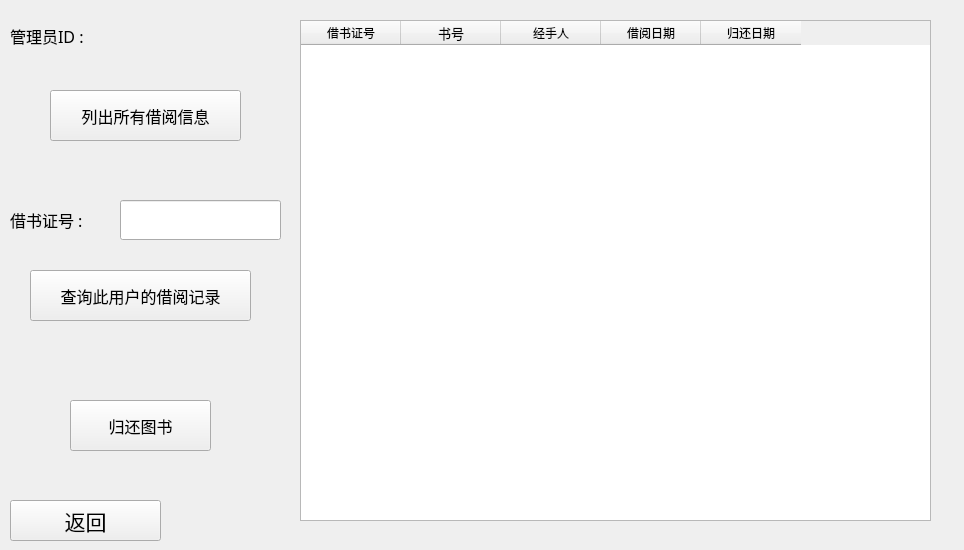
<?xml version="1.0" encoding="UTF-8"?>
<ui version="4.0">
 <class>ReturnBook</class>
 <widget class="QWidget" name="ReturnBook">
  <property name="geometry">
   <rect>
    <x>0</x>
    <y>0</y>
    <width>964</width>
    <height>550</height>
   </rect>
  </property>
  <property name="windowTitle">
   <string>归还书籍</string>
  </property>
  <widget class="QTableWidget" name="BookTable">
   <property name="geometry">
    <rect>
     <x>300</x>
     <y>20</y>
     <width>631</width>
     <height>501</height>
    </rect>
   </property>
   <property name="font">
    <font>
     <family>宋体</family>
     <pointsize>9</pointsize>
    </font>
   </property>
   <property name="lineWidth">
    <number>2</number>
   </property>
   <property name="showGrid">
    <bool>true</bool>
   </property>
   <property name="sortingEnabled">
    <bool>true</bool>
   </property>
   <column>
    <property name="text">
     <string>借书证号</string>
    </property>
   </column>
   <column>
    <property name="text">
     <string>书号</string>
    </property>
    <property name="font">
     <font>
      <family>宋体</family>
      <pointsize>10</pointsize>
     </font>
    </property>
   </column>
   <column>
    <property name="text">
     <string>经手人</string>
    </property>
   </column>
   <column>
    <property name="text">
     <string>借阅日期</string>
    </property>
   </column>
   <column>
    <property name="text">
     <string>归还日期</string>
    </property>
   </column>
  </widget>
  <widget class="QPushButton" name="listallborrowhistorybutton">
   <property name="geometry">
    <rect>
     <x>50</x>
     <y>90</y>
     <width>191</width>
     <height>51</height>
    </rect>
   </property>
   <property name="font">
    <font>
     <family>宋体</family>
     <pointsize>12</pointsize>
    </font>
   </property>
   <property name="text">
    <string>列出所有借阅信息</string>
   </property>
  </widget>
  <widget class="QLabel" name="cnolabel">
   <property name="geometry">
    <rect>
     <x>10</x>
     <y>200</y>
     <width>101</width>
     <height>40</height>
    </rect>
   </property>
   <property name="font">
    <font>
     <family>宋体</family>
     <pointsize>12</pointsize>
    </font>
   </property>
   <property name="text">
    <string>借书证号 :</string>
   </property>
  </widget>
  <widget class="QLineEdit" name="cno_line">
   <property name="geometry">
    <rect>
     <x>120</x>
     <y>200</y>
     <width>161</width>
     <height>40</height>
    </rect>
   </property>
  </widget>
  <widget class="QPushButton" name="searchcnoborrowhistorybutton">
   <property name="geometry">
    <rect>
     <x>30</x>
     <y>270</y>
     <width>221</width>
     <height>51</height>
    </rect>
   </property>
   <property name="font">
    <font>
     <family>宋体</family>
     <pointsize>12</pointsize>
    </font>
   </property>
   <property name="text">
    <string>查询此用户的借阅记录</string>
   </property>
  </widget>
  <widget class="QPushButton" name="returnbookbutton">
   <property name="geometry">
    <rect>
     <x>70</x>
     <y>400</y>
     <width>141</width>
     <height>51</height>
    </rect>
   </property>
   <property name="font">
    <font>
     <family>宋体</family>
     <pointsize>12</pointsize>
    </font>
   </property>
   <property name="text">
    <string>归还图书</string>
   </property>
  </widget>
  <widget class="QLabel" name="idlabel">
   <property name="geometry">
    <rect>
     <x>10</x>
     <y>20</y>
     <width>281</width>
     <height>31</height>
    </rect>
   </property>
   <property name="font">
    <font>
     <family>宋体</family>
     <pointsize>12</pointsize>
    </font>
   </property>
   <property name="text">
    <string>管理员ID : </string>
   </property>
  </widget>
  <widget class="QPushButton" name="back">
   <property name="geometry">
    <rect>
     <x>10</x>
     <y>500</y>
     <width>151</width>
     <height>41</height>
    </rect>
   </property>
   <property name="font">
    <font>
     <family>宋体</family>
     <pointsize>16</pointsize>
    </font>
   </property>
   <property name="text">
    <string>返回</string>
   </property>
  </widget>
 </widget>
 <resources/>
 <connections/>
</ui>
